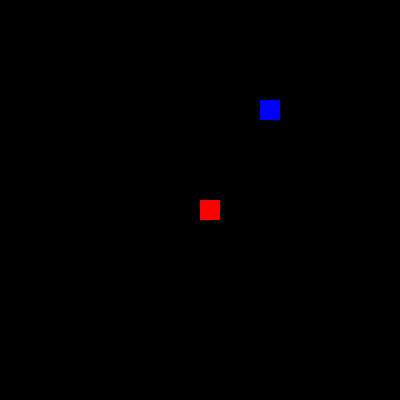
Frame 1 (no input)
Frame 60 (no input): identical to frame 1, image omitted
Frame 120 (the mouse pressed at the canvas centre since frame 60): identical to frame 1, image omitted

The p5.js sketch that drew this single still picture (run headless with seeded random() and noise() and a simulated clock; from frame 60 on, the mouse is pressed at the canvas centre):

// p5.js sketch
// ── sketch.js
var snake = [];
var lexi = new lexi();
var a = 0;

function setup() {
    createCanvas(400, 400);
    // createCanvas(width, height);
    snake.push([width/2, height/2]);
    noStroke();

}

function draw() {
    background(0);
    lexi.run(a);
}

function lexi() {
    this.x = 200;
    this.y = 200;
    this.dir = "ST";
    this.itemStatus = false;

    this.item = function() {
        if (!this.itemStatus) {
            this.itemx = 20 * round(random(1, 18));
            this.itemy = 20 * round(random(1, 18));
            this.itemStatus = true;
        }

        if (this.itemStatus) {
            fill(0, 0, 255);
            rect(this.itemx, this.itemy, 20, 20);

            if (this.x === this.itemx && this.y === this.itemy) {
                if (this.dir == "E") {
                    snake.push([this.x, this.y]);
                } else if (this.dir == "W") {
                    snake.push([this.x, this.y]);
                } else if (this.dir == "N") {
                    snake.push([this.x, this.y]);
                } else if (this.dir == "S") {
                    snake.push([this.x, this.y]);
                }
                this.itemStatus = false;
            }
        }

    }

    this.logic = function() {
        if (frameCount % 20 === 0) {
            if (this.dir == "E" && !(this.x === 380)) {
                this.x += 20;
                snake.unshift([this.x, this.y]);
                snake.pop();
            } else if (this.dir == "W" && !(this.x === 0)) {
                this.x -= 20;
                snake.unshift([this.x, this.y]);
                snake.pop();
            } else if (this.dir == "N" && !(this.y === 0)) {
                this.y -= 20;
                snake.unshift([this.x, this.y]);
                snake.pop();
            } else if (this.dir == "S" && !(this.y === 380)) {
                this.y += 20;
                snake.unshift([this.x, this.y]);
                snake.pop();
            }
        }
    }

    this.display = function() {
        for (var i = snake.length - 1; i >= 0; i--) {
            if (i === 0) {
                fill(255,0,0);
            } else {
                fill(255);
            }
            rect(snake[i][0], snake[i][1], 20, 20);
        }
    }

    this.debug = function() {
        console.log("X: "+this.x+"; Y:"+this.y);
    }

    this.run = function(a) {
        this.logic();
        this.display();
        this.item();
        if (a === 1) {
            this.debug();
        }
    }
}

function keyPressed() {
    console.log(keyCode);

    if (keyCode === 37) {
        lexi.dir = "W";
    } else if (keyCode === 38) {
        lexi.dir = "N";
    } else if (keyCode === 39) {
        lexi.dir = "E";
    } else if (keyCode === 40) {
        lexi.dir = "S";
    }

    if (keyCode === 32) {
        if (a === 0) {
            a = 1;
        } else {
            a = 0;
        }
    }
}
